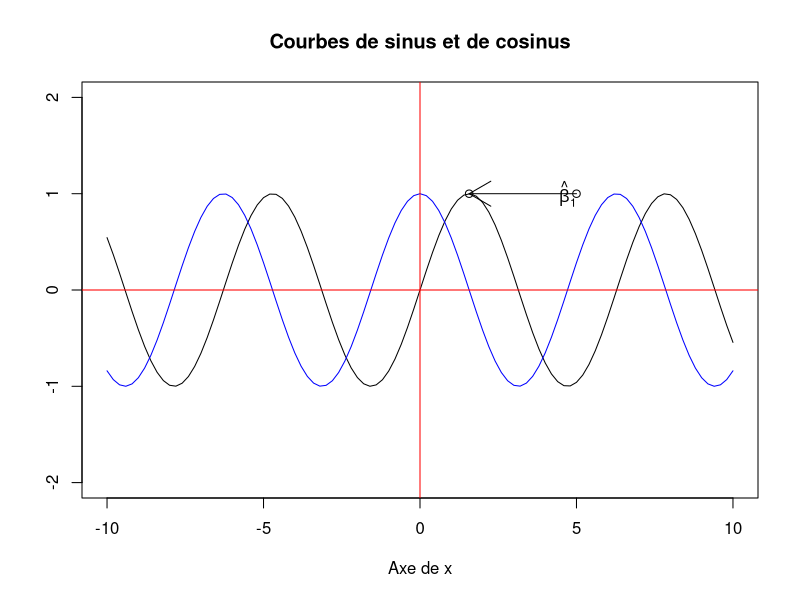

The R script that drew this image:
setwd("c:/TraveauxR")

curve(sin,xlim=c(-10,10),ylim=c(-2,2),xlab ="Axe de x",ylab="",
     main ="Courbes de sinus et de cosinus")
curve(cos,xlim =c(-10,10),ylim=c(-2,2),add=TRUE,col ="blue")
abline(h=0,v=0,col ="red")

points(x=pi/2,y=1,type="p")
points(x=5,y=1)
arrows(5,1,pi/2,1)
text((3*pi)/2,1,expression(hat(beta)[1]))
     
     